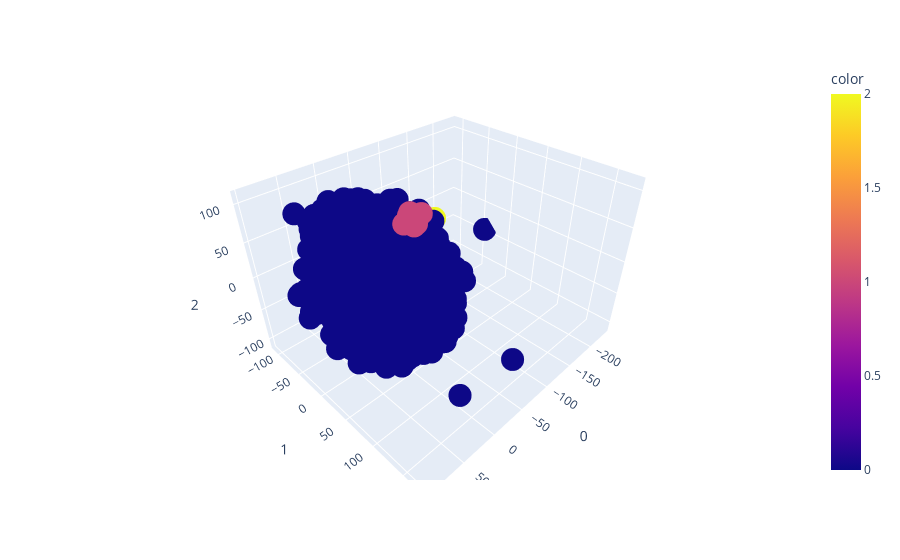

This figure's notebook cell:
### Code cell
# Selecting and plotting the best Silhouette score
dict_result = my_record.maxSilhouette()
boolResult = my_record.getBoolForPipe(dict_result)

final_pipe = list()
methods = {'BonferroniTtest': Bonferroni_Ttest(alpha=0.05),
           'MaxMinScaler': MinMaxScaler(),
           'StandardScaler': StandardScaler(),
           'PCA': PCA(n_components=0.8)
          }

for k in boolResult.keys():
    if boolResult[k] is True:
        final_pipe.append((k, methods[k]))

if len(final_pipe) > 0:
    pipe = Pipeline(final_pipe)
    df = pipe.fit_transform(dataset, y)
else:
    df = dataset
    
clustering = clusters[dict_result['Cluster Algorithm']]
clustering.fit(df)
print('Silhouette: ', silhouette_score(df, clustering.labels_))
print('RandIndex: ', adjusted_rand_score(labels, clustering.labels_))

X_t = TSNE(n_components=3).fit_transform(df)
fig = px.scatter_3d(X_t, x=0, y=1, z=2 ,color=clustering.labels_)
fig.show()
my_record.getDF()

### Figure 1 — Plotly figure (JSON) as saved in the notebook; plotly's stock layout.template omitted (floating-point values rounded to 4 significant figures; data arrays with more than 128 entries replaced by an {"elided": "..."} marker saying what was removed)
{"data": [{"hovertemplate": "0=%{x}<br>1=%{y}<br>2=%{z}<br>color=%{marker.color}<extra></extra>", "legendgroup": "", "marker": {"color": {"elided": "959 int values"}, "coloraxis": "coloraxis", "symbol": "circle"}, "mode": "markers", "name": "", "scene": "scene", "showlegend": false, "type": "scatter3d", "x": {"elided": "959 float values"}, "y": {"elided": "959 float values"}, "z": {"elided": "959 float values"}}], "layout": {"coloraxis": {"colorbar": {"title": {"text": "color"}}, "colorscale": [[0, "#0d0887"], [0.1111, "#46039f"], [0.2222, "#7201a8"], [0.3333, "#9c179e"], [0.4444, "#bd3786"], [0.5556, "#d8576b"], [0.6667, "#ed7953"], [0.7778, "#fb9f3a"], [0.8889, "#fdca26"], [1, "#f0f921"]]}, "legend": {"tracegroupgap": 0}, "margin": {"t": 60}, "scene": {"domain": {"x": [0, 1], "y": [0, 1]}, "xaxis": {"title": {"text": "0"}}, "yaxis": {"title": {"text": "1"}}, "zaxis": {"title": {"text": "2"}}}}}
